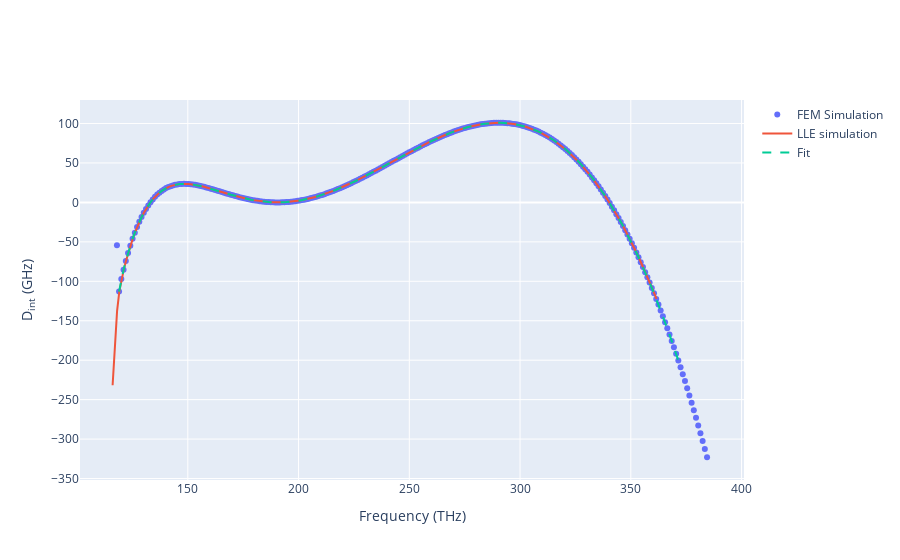

Notebook cell for this chart:
### Markdown cell above
To plot and retrieve all the data of the dispersion, the method _self.Analyze_ has to be called, resulting in the plot of the integrated dispersion D<sub>int</sub>

### Code cell
dispfig = solver.Analyze(plot=True,plottype='all')

### Figure 1 — Plotly figure (JSON) as saved in the notebook; plotly's stock layout.template omitted (floating-point values rounded to 4 significant figures; data arrays with more than 128 entries replaced by an {"elided": "..."} marker saying what was removed)
{"data": [{"mode": "markers", "name": "FEM Simulation", "type": "scatter", "x": {"elided": "266 float values"}, "y": {"elided": "266 float values"}}, {"mode": "lines", "name": "LLE simulation", "type": "scatter", "x": {"elided": "245 float values"}, "y": {"elided": "245 float values"}}, {"line": {"dash": "dash", "width": 2}, "name": "Fit", "type": "scatter", "x": {"elided": "252 float values"}, "y": {"elided": "252 float values"}}], "layout": {"xaxis": {"title": {"text": "Frequency (THz)"}}, "yaxis": {"title": {"text": "D<sub>int</sub> (GHz)"}}}}
